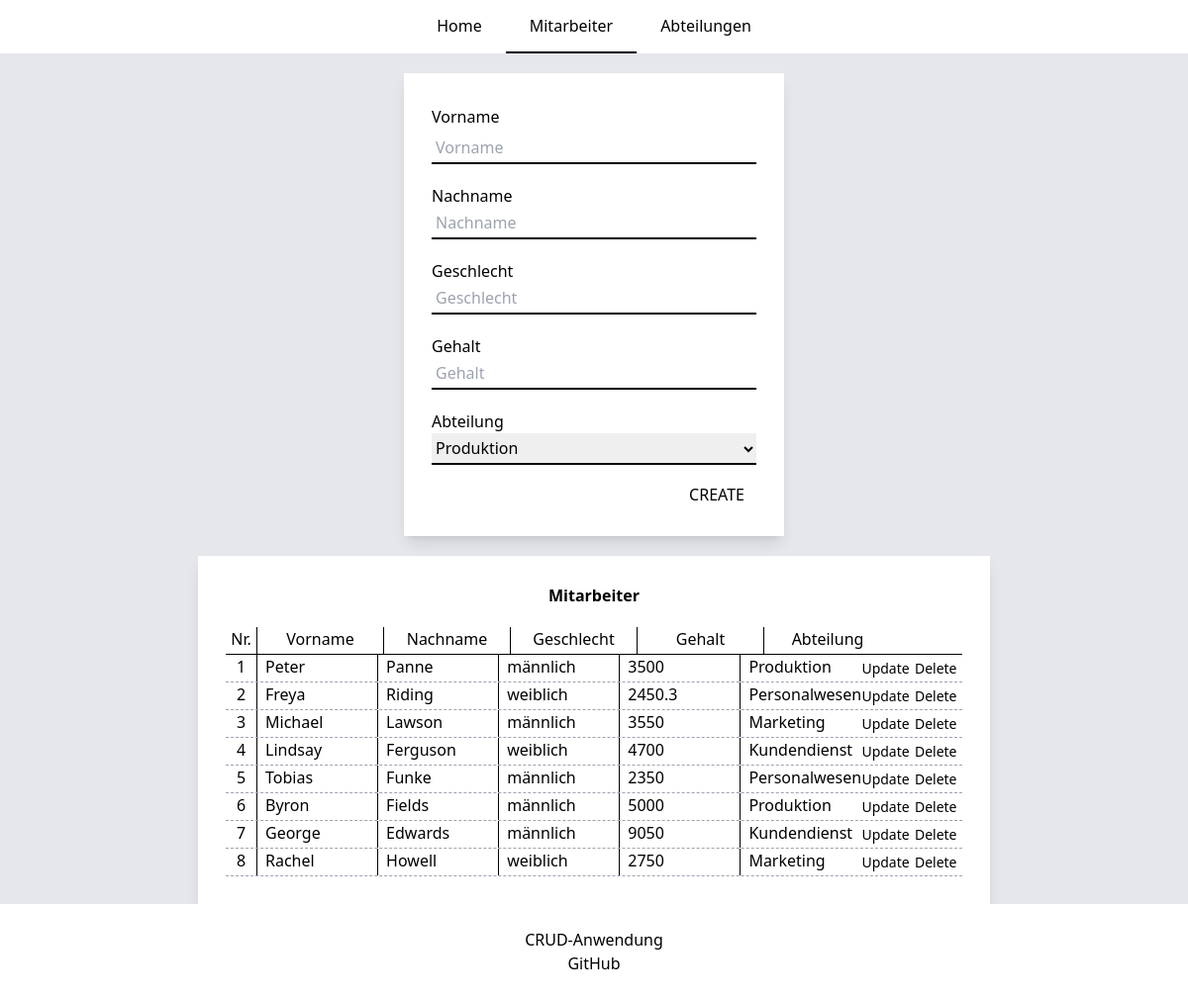
/?action=employees, run on the app's committed database.
### tables this page shows
create table employees (
                           id int primary key auto_increment,
                           firstname varchar(45) not null,
                           lastname varchar(45) not null,
                           gender varchar(10) not null,
                           salary  double not null,
                           department_id int,
                           FOREIGN KEY(department_id) REFERENCES departments(id)
                            ON DELETE SET NULL
                            ON UPDATE SET NULL
);

create table departments (
                             id int primary key auto_increment,
                             name varchar(45) not null

);

### classes/GlobalClass.php (called while the page is built, shortened)
<?php
require_once "service/DBApi.php";
abstract class GlobalClass
{
    private DBApi $api;
    private string $tableName;
    protected function __construct(string $tableName, DBApi $api){
        $this->api = $api;
        $this->tableName = $tableName;
    }
    public function getAllDepartments(): array
    {
        return $this->api->getAll($this->tableName);
    }
    public function getAllEmployees(): array
    {
        return $this->api->getAllWithPK($this->tableName);
    }
}

### service/DBConfig.php (called while the page is built, shortened)
<?php
class DBConfig
{
    private static object $dbh;
    public static function connect(): object
    {
        if (!isset(self::$dbh)){
            self::$dbh = new mysqli(
                DB_SERVER,
                DB_USERNAME,
                DB_PASSWORD,
                DB_NAME);
        }
        return self::$dbh;
    }
}

### service/DBApi.php (called while the page is built, shortened)
<?php
require_once "DBConfig.php";
class DBApi
{
    public function getAll($table): array
    {
        $query = "SELECT * FROM $table ORDER BY id ASC";
        $result = DBConfig::connect()->query($query);
        for ($results = array (); $row = $result->fetch_assoc(); $results[] = $row);
        return $results;
    }
    public function getAllWithPK($table): array
    {
        $query = "SELECT $table.id, firstname, lastname, salary, gender, name FROM $table LEFT JOIN departments d on d.id = $table.department_id GROUP BY $table.id";
        $result = DBConfig::connect()->query($query);
        for ($results = array (); $row = $result->fetch_assoc(); $results[] = $row);
        return $results;
    }
}

### classes/Department.php (called while the page is built, shortened)
<?php
require_once "GlobalClass.php";
class Department extends GlobalClass {
    public function getDepartments(): array
    {
       return $this->getAllDepartments();
    }
}

### classes/views/EmployeePage.php (the view, shortened to what this page needs)
<?php
require_once "classes/views/Modules.php";
class EmployeePage extends Modules{
    private string $id;
    protected array $errors;
    protected array $values;
    public function __construct($api, $errors=[], $id = '', $values=[]){
        $this->id = $id;
        $this->errors = $errors;
        $this->values = $values;
    }
    protected function getTop(): string
    {
        return $this->showCreate();
    }
    protected function getMiddle(): string
    {
        return $this->showEmployees();
    }
    private function showCreate(): string
    {
        $departments = $this->department->getDepartments();
        $html =  '
            <div class="w-96 mx-auto p-7 mb-5 bg-white shadow-lg shadow-black-500/50">
                <form class="flex flex-col box-border" action="index.php" method="post">
                    <label for="firstname" class="block text-md my-1 font-medium">Vorname</label>
                    <input
                            id="firstname" type="text"
                            name="firstname"
                            class="border-b-2 border-black px-1 h-8 focus:outline-none"
                            placeholder="Vorname"';
        if (strlen($this->id) !== 0 && count($this->values) === 0){
            $html .= 'value="'. $this->employee->getById($this->id)['firstname'] . '">';
        } elseif (strlen($this->id) === 0 && count($this->values) !== 0) {
            $html .= 'value="'. $this->values['firstname'] . '">';
        } elseif (strlen($this->id) !== 0 && count($this->values) !== 0) {
            $html .= 'value="' . $this->values['firstname'] . '">';
        } else {
            $html .=   '>';
        }
        $html .= $this->isError($this->errors,'firstname');
        $html .='<label for="lastname" class="block text-md mt-5 font-medium">Nachname</label>
                    <input
                            id="lastname" type="text"
                            name="lastname"
                            class="border-b-2 border-black px-1 h-8 focus:outline-none"
                            placeholder="Nachname"';
        if (strlen($this->id) !== 0 && count($this->values) === 0){
            $html .= 'value="'. $this->employee->getById($this->id)['lastname'] . '">';
        } elseif (strlen($this->id) === 0 && count($this->values) !== 0) {
            $html .= 'value="'. $this->values['lastname'] . '">';
        } elseif (strlen($this->id) !== 0 && count($this->values) !== 0) {
            $html .= 'value="' . $this->values['lastname'] . '">';
        } else {
            $html .=   '>';
        }
        $html .= $this->isError($this->errors,'lastname');
        $html .='<label for="gender" class="block text-md mt-5 font-medium">Geschlecht</label>
                    <input
                            id="gender" type="text"
                            name="gender"
                            class="border-b-2 border-black px-1 h-8 focus:outline-none"
                            placeholder="Geschlecht"';
        if (strlen($this->id) !== 0 && count($this->values) === 0){
            $html .= 'value="'. $this->employee->getById($this->id)['gender'] . '">';
        } elseif (strlen($this->id) === 0 && count($this->values) !== 0) {
            $html .= 'value="'. $this->values['gender'] . '">';
        } elseif (strlen($this->id) !== 0 && count($this->values) !== 0) {
            $html .= 'value="' . $this->values['gender'] . '">';
        } else {
            $html .=   '>';
        }
        $html .= $this->isError($this->errors,'gender');
        $html .='<label for="salary" class="block text-md mt-5 font-medium">Gehalt</label>
                    <input
                            id="salary" type="text"
                            name="salary"
                            class="border-b-2 border-black px-1 h-8 focus:outline-none"
                            placeholder="Gehalt"';
        if (strlen($this->id) !== 0 && count($this->values) === 0){
            $html .= 'value="'. $this->employee->getById($this->id)['salary'] . '">';
        } elseif (strlen($this->id) === 0 && count($this->values) !== 0) {
            $html .= 'value="'. $this->values['salary'] . '">';
        } elseif (strlen($this->id) !== 0 && count($this->values) !== 0) {
            $html .= 'value="' . $this->values['salary'] . '">';
        } else {
            $html .=   '>';
        }
        $html .= $this->isError($this->errors,'salary');
        $html .='<label for="department" class="block text-md mt-5 font-medium">Abteilung</label>
                    <select
                            name="department_id"
                            class="border-b-2 border-black h-8 focus:outline-none"
                    >
        ';
        foreach ($departments as $department) {
            $html .= '<option value="'. $department['id'] . '"';
            if (strlen($this->id) !== 0 && $department['id'] === $this->employee->getById($this->id)['department_id']) {
                $html .= 'selected>';
            } else $html .= '>';
           $html .= $department['name'] . '</option>';
        }
        if (strlen($this->id) !== 0){
            $html .= '</select>
                    <input type="hidden" name="id" value="' . $this->employee->getById($this->id)['id'] . '">
                    <button class="w-20 h-7 mt-4 bg-white self-end font-medium uppercase hover:underline hover:underline-offset-4" type="submit" name="action" value="updateEmp">Update
                    </button>';
        } else $html .= '</select>
                    <button class="w-20 h-7 mt-4 bg-white self-end font-medium uppercase hover:underline hover:underline-offset-4" type="submit" name="action" value="createEmp">Create
                    </button>';
        $html .= '       </form>
            </div>
        ';
        return $html;
    }
    public function showEmployees(): string
    {
        $employees = $this->employee->getAllEmployees();
        $html = '
            <div class="w-2/3 mx-auto p-7 bg-white shadow-lg shadow-black-500/50">
                <h2 class="mb-5 text-center font-bold">Mitarbeiter</h2>
                <ul>
                    <li class="flex h-7 border-b border-black">
                        <span class="w-8 text-center border-r border-black ">Nr.</span>
                        <span class="w-32 text-center border-r border-black">Vorname</span>
                        <span class="w-32 text-center border-r border-black">Nachname</span>
                        <span class="w-32 text-center border-r border-black">Geschlecht</span>
                        <span class="w-32 text-center border-r border-black">Gehalt</span>
                        <span class="w-32 text-center">Abteilung</span>
                    </li>
        ';
        foreach ($employees as $i=>$employee) {
            $html .= '
                    <li class="flex h-7 border-b border-gray-400 border-dashed">
                        <span class="w-8 min-w-8 text-center border-r border-black">' . ++$i . '</span>
                        <span class="w-32 pl-2 border-r border-black">' . $employee['firstname'] .  '</span>
                        <span class="w-32 pl-2 border-r border-black">' . $employee['lastname'] .  '</span>
                        <span class="w-32 pl-2 border-r border-black">' . $employee['gender'] .  '</span>
                        <span class="w-32 pl-2 border-r border-black">' . $employee['salary'] .  '</span>
                        <span class="w-32 pl-2">' . $employee['name'] .  '</span>
                        <button
                            id="showUpdateEmp"
                            class="
                                w-12 mr-1 ml-auto
                                bg-white hover:underline text-sm
                            "
                            type="button"
                            name="action"
                            data-id="' . $employee['id'] . '"
                        >Update
                        </button>
                        <button
                            id="deleteEmp"
                            class="
                                w-12 mr-1
                                bg-white hover:underline text-sm
                            "
                            type="button"
                            name="action"
                            data-id="' . $employee['id'] . '"
                        >Delete
                        </button>
                    </li>';
        }
        $html .= '</ul></div>';
        return $html;
    }
}

### data on the page
employees: firstname "Peter", lastname "Panne", gender "männlich", salary "3500", department.name "Produktion"
employees: firstname "Freya", lastname "Riding", gender "weiblich", salary "2450.3", department.name "Personalwesen"
employees: firstname "Michael", lastname "Lawson", gender "männlich", salary "3550", department.name "Marketing"
employees: firstname "Lindsay", lastname "Ferguson", gender "weiblich", salary "4700", department.name "Kundendienst"
employees: firstname "Tobias", lastname "Funke", gender "männlich", salary "2350", department.name "Personalwesen"
employees: firstname "Byron", lastname "Fields", gender "männlich", salary "5000", department.name "Produktion"
employees: firstname "George", lastname "Edwards", gender "männlich", salary "9050", department.name "Kundendienst"
employees: firstname "Rachel", lastname "Howell", gender "weiblich", salary "2750", department.name "Marketing"

### other printed values
form field department_id "Produktion"
